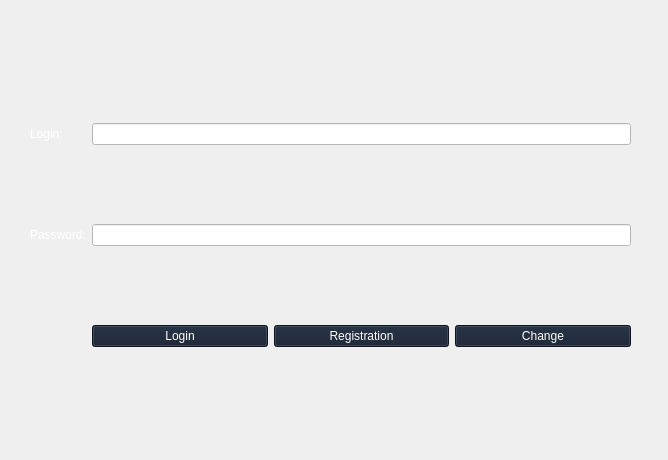
<?xml version="1.0" encoding="UTF-8"?>
<ui version="4.0">
 <class>authorization</class>
 <widget class="QWidget" name="authorization">
  <property name="geometry">
   <rect>
    <x>0</x>
    <y>0</y>
    <width>668</width>
    <height>460</height>
   </rect>
  </property>
  <property name="windowTitle">
   <string>Form</string>
  </property>
  <property name="styleSheet">
   <string notr="true">background-color: qlineargradient(
    spread:pad, 
    x1:0, y1:0, x2:1, y2:0, 
    stop:0 rgba(0, 0, 0, 255), 
    stop:1 rgba(20, 30, 48, 255)
);</string>
  </property>
  <widget class="QWidget" name="gridLayoutWidget">
   <property name="geometry">
    <rect>
     <x>30</x>
     <y>50</y>
     <width>601</width>
     <height>371</height>
    </rect>
   </property>
   <layout class="QGridLayout" name="gridLayout_2">
    <item row="2" column="2">
     <layout class="QHBoxLayout" name="horizontalLayout_6">
      <property name="leftMargin">
       <number>0</number>
      </property>
      <item>
       <widget class="QPushButton" name="loginButton">
        <property name="styleSheet">
         <string notr="true">font: 700 14pt &quot;Times New Roman&quot;;
color: rgb(255, 255, 255);
background: rgb(20, 30, 48)</string>
        </property>
        <property name="text">
         <string>Login</string>
        </property>
       </widget>
      </item>
      <item>
       <widget class="QPushButton" name="regButton">
        <property name="styleSheet">
         <string notr="true">font: 700 14pt &quot;Times New Roman&quot;;
color: rgb(255, 255, 255);
background: rgb(20, 30, 48)</string>
        </property>
        <property name="text">
         <string>Registration</string>
        </property>
       </widget>
      </item>
      <item>
       <widget class="QPushButton" name="changeButton">
        <property name="styleSheet">
         <string notr="true">font: 700 14pt &quot;Times New Roman&quot;;
color: rgb(255, 255, 255);
background: rgb(20, 30, 48)</string>
        </property>
        <property name="text">
         <string>Change</string>
        </property>
       </widget>
      </item>
     </layout>
    </item>
    <item row="0" column="0">
     <widget class="QLabel" name="label_login">
      <property name="styleSheet">
       <string notr="true">font: 700 14pt &quot;Times New Roman&quot;;
color: rgb(255, 255, 255);</string>
      </property>
      <property name="text">
       <string>Login:</string>
      </property>
     </widget>
    </item>
    <item row="1" column="2">
     <widget class="QLineEdit" name="lineEdit_password">
      <property name="styleSheet">
       <string notr="true">font: 700 14pt &quot;Times New Roman&quot;;
color: rgb(0, 0, 0);
background-color: rgb(255, 255, 255);
</string>
      </property>
      <property name="text">
       <string/>
      </property>
     </widget>
    </item>
    <item row="0" column="2">
     <widget class="QLineEdit" name="lineEdit_login">
      <property name="styleSheet">
       <string notr="true">font: 700 14pt &quot;Times New Roman&quot;;
color: rgb(0, 0, 0);
background-color: rgb(255, 255, 255);
</string>
      </property>
      <property name="text">
       <string/>
      </property>
     </widget>
    </item>
    <item row="1" column="0">
     <widget class="QLabel" name="label_password">
      <property name="styleSheet">
       <string notr="true">font: 700 14pt &quot;Times New Roman&quot;;
color: rgb(255, 255, 255);</string>
      </property>
      <property name="text">
       <string>Password:</string>
      </property>
     </widget>
    </item>
   </layout>
  </widget>
 </widget>
 <resources/>
 <connections/>
</ui>
